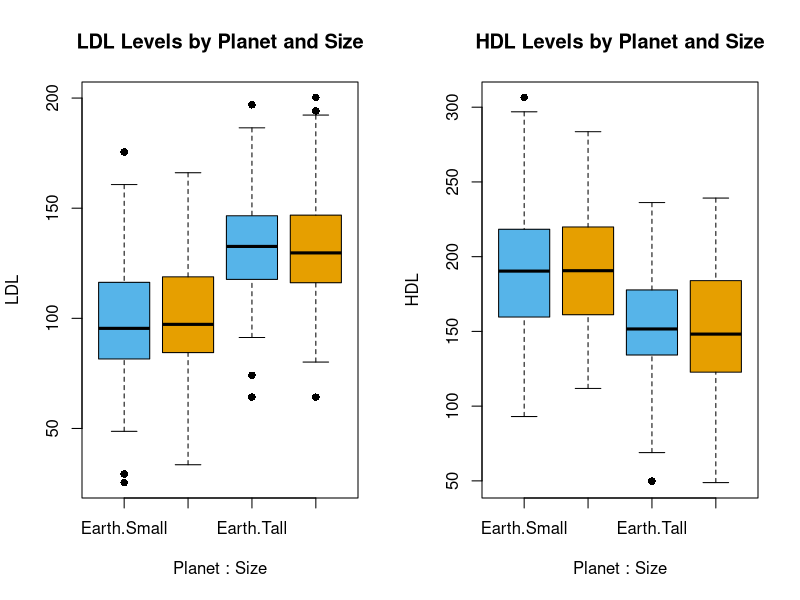
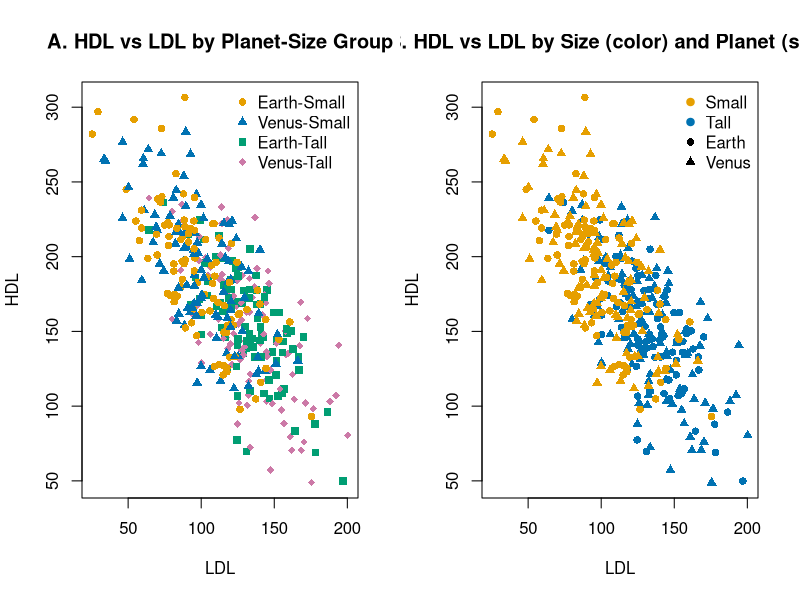

Generate these figures, in order, with R:
library(here)
# LOAD THE DATA FRAME
df_1 <- read.csv("../data/Part_1/DATA_SET_REFERENCE_EVAL.csv", row.names = 1)
head(df_1) # Check data


# GENERAL EXPLORATION
summary(df_1)
print(paste("Number of rows:", nrow(df_1))) # Check number of rows
print(paste("Number of columns:", ncol(df_1))) # Check number of columns
print(paste("Column names:", paste(colnames(df_1), collapse = ", "))) 
print(paste("Unique values inside 'Size' column:", 
            paste(unique(df_1$Size), collapse = ", ")))
print(paste("Unique values inside 'Planet' column:", 
            paste(unique(df_1$Planet), collapse = ", ")))
print(paste("Number of 'Venus' patients:", sum(df_1$Planet == "Venus", na.rm = TRUE)))
print(paste("Number of 'Earth' patients:", sum(df_1$Planet == "Earth", na.rm = TRUE))) 
print(paste("Number of tall patients:", sum(df_1$Size == "Tall", na.rm = TRUE))) 
print(paste("Number of small patients:", sum(df_1$Size == "Small", na.rm = TRUE)))


## FILTERING AND CLEANING
## Checking Patients to eliminate
# Checking the patient to eliminate
n_idx_hdl <- df_1$HDL <= 0 | is.na(df_1$HDL)
n_idx_ldl <- df_1$LDL <= 0 | is.na(df_1$HDL)

df_f_o <- df_1[which(n_idx_hdl | n_idx_ldl), ]
head(df_f_o)


## Removing negative values
df_2 <- data.frame(df_1) # Security copy

### Idx 1: Delete individuals with HDL < 0
idx_hdl <- df_2$HDL >= 0

### Idx 2: Delete individuals with LDL < 0
idx_ldl <- df_2$LDL >= 0

### Cleaning with filters
df_3 <- df_2[idx_hdl & idx_ldl, ] # Here we remove 2 values.

## Identifying and removing outliers
## Define outlier: > mean - 3*sd or > mean + 3*sd
max_limit_LDL <- mean(df_3$LDL, na.rm = T) + 3*sd(df_3$LDL, na.rm = T)
min_limit_LDL <- mean(df_3$LDL, na.rm = T) - 3*sd(df_3$LDL, na.rm = T)
max_limit_HDL <- mean(df_3$HDL, na.rm = T) + 3*sd(df_3$HDL, na.rm = T)
min_limit_HDL <- mean(df_3$HDL, na.rm = T) - 3*sd(df_3$HDL, na.rm = T)

## Creating filters
clean_LDL <- min_limit_LDL < df_3$LDL & 
  max_limit_LDL > df_3$LDL # Only TRUE

clean_HDL <- min_limit_HDL < df_3$HDL & 
  max_limit_HDL > df_3$HDL 

## Checking results
unique(clean_LDL) # Only unique values
unique(clean_HDL) # Only Unique values

## Cleaning with filters
df_4 <- df_3[clean_LDL & clean_HDL, ]

# Plot LDL grouped by Planets using the formula interface

# Groups LDL by Planet AND Size on the same x-axis
# Split canvas into 1 row, 2 columns
par(mfrow = c(1, 2)) 

boxplot(LDL ~ Planet * Size, 
        data = df_4, 
        main = "LDL Levels by Planet and Size", 
        col = c("#56B4E9", "#E69F00"), 
        pch = 16)

boxplot(HDL ~ Planet * Size, 
        data = df_4, 
        main = "HDL Levels by Planet and Size", 
        col = c("#56B4E9", "#E69F00"), 
        pch = 16)



# COMPARING TWO CONTINUOS VALUES

## GRAPH A
df_4$Group <- interaction(df_4$Planet, df_4$Size, sep = "-") # Combined group factor
# Levels will be: Earth-Small, Venus-Small, Earth-Tall, Venus-Tall (alphabetical/factor order)
group_levels <- levels(df_4$Group)
cb_colors <- c("#E69F00", "#0072B2", "#009E73", "#CC79A7")  # 4 colorblind-safe colors
shapes    <- c(16, 17, 15, 18)                               # circle, triangle, square, diamond

plot(df_4$LDL, df_4$HDL,
     col = cb_colors[df_4$Group],
     pch = shapes[df_4$Group],
     xlab = "LDL", ylab = "HDL",
     main = "A. HDL vs LDL by Planet-Size Group")

legend("topright", legend = group_levels,
       col = cb_colors, pch = shapes, bty = "n")


## GRAPH B
cb_colors <- c("#E69F00", "#0072B2")  # for Size: Small, Tall
shapes <- c(16, 17)                    # for Planet: Earth = circle, Venus = triangle

plot(df_4$LDL, df_4$HDL,
     col = cb_colors[as.factor(df_4$Size)],
     pch = shapes[as.factor(df_4$Planet)],
     xlab = "LDL", ylab = "HDL",
     main = "B. HDL vs LDL by Size (color) and Planet (shape)")

legend("topright",
       legend = c(levels(as.factor(df_4$Size)), levels(as.factor(df_4$Planet))),
       col = c(cb_colors, "black", "black"),
       pch = c(19, 19, shapes),
       pt.cex = 1, bty = "n")


# SAVING RESULTS
write.csv(df_4, "data/Part_1/CLEAN_DATA_SET_REFERENCE_EVAL.csv", row.names = FALSE)
